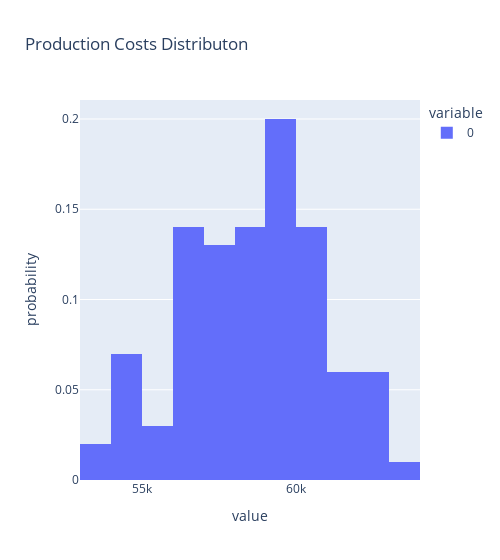

Notebook source saved alongside this figure:
### Code cell
# plot production costs distribution
px.histogram(production_costs, 
             histnorm = 'probability',
             width = 500,
             title="Production Costs Distributon")

### Figure 1 — Plotly figure (JSON) as saved in the notebook; plotly's stock layout.template omitted (floating-point values rounded to 4 significant figures)
{"data": [{"alignmentgroup": "True", "bingroup": "x", "histnorm": "probability", "hovertemplate": "variable=0<br>value=%{x}<br>probability=%{y}<extra></extra>", "legendgroup": "0", "marker": {"color": "#636efa", "pattern": {"shape": ""}}, "name": "0", "offsetgroup": "0", "orientation": "v", "showlegend": true, "type": "histogram", "x": [57260.0, 56800.0, 57060.0, 60210.0, 62900.0, 58020.0, 54110.0, 60480.0, 59620.0, 57010.0, 57690.0, 60320.0, 62030.0, 61630.0, 56470.0, 59940.0, 59440.0, 53130.0, 59200.0, 54680.0, 55960.0, 62280.0, 59160.0, 60390.0, 60600.0, 61450.0, 60690.0, 56470.0, 54150.0, 59660.0, 58860.0, 57070.0, 59680.0, 56700.0, 59500.0, 58990.0, 56860.0, 54660.0, 59230.0, 60840.0, 57330.0, 59580.0, 54460.0, 54000.0, 56350.0, 59420.0, 60840.0, 56190.0, 59920.0, 58170.0, 58220.0, 61540.0, 56280.0, 60250.0, 59700.0, 60940.0, 57100.0, 59780.0, 54070.0, 58080.0, 60010.0, 57880.0, 57230.0, 59720.0, 56460.0, 61680.0, 59180.0, 58920.0, 61080.0, 58140.0, 59890.0, 56710.0, 60840.0, 57590.0, 54030.0, 56310.0, 59990.0, 62780.0, 59840.0, 58150.0, 57790.0, 56830.0, 58340.0, 56880.0, 58070.0, 62920.0, 59160.0, 63020.0, 62010.0, 56330.0, 57790.0, 57250.0, 58450.0, 55240.0, 61360.0, 55520.0, 60460.0, 58910.0, 60160.0, 58810.0], "xaxis": "x", "yaxis": "y"}], "layout": {"barmode": "relative", "legend": {"title": {"text": "variable"}, "tracegroupgap": 0}, "title": {"text": "Production Costs Distributon"}, "width": 500, "xaxis": {"anchor": "y", "domain": [0, 1], "title": {"text": "value"}}, "yaxis": {"anchor": "x", "domain": [0, 1], "title": {"text": "probability"}}}}
